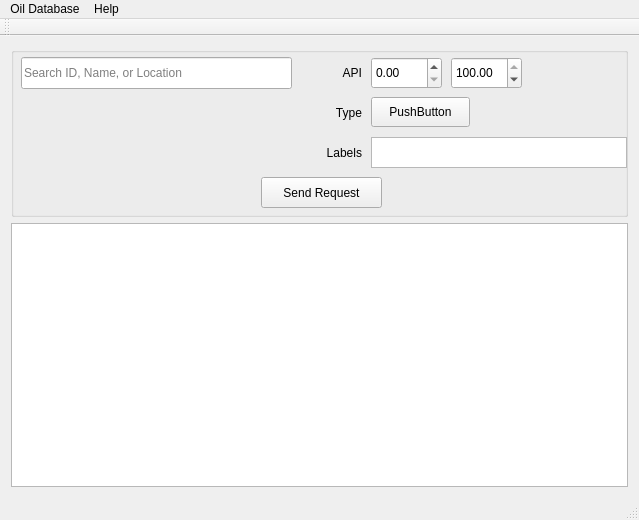
<?xml version="1.0" encoding="UTF-8"?>
<ui version="4.0">
 <class>OilDatabaseMainWindow</class>
 <widget class="QMainWindow" name="OilDatabaseMainWindow">
  <property name="geometry">
   <rect>
    <x>0</x>
    <y>0</y>
    <width>639</width>
    <height>520</height>
   </rect>
  </property>
  <property name="windowTitle">
   <string>OilDatabaseMainWindow</string>
  </property>
  <widget class="QWidget" name="centralWidget">
   <layout class="QVBoxLayout" name="verticalLayout_2">
    <item>
     <layout class="QVBoxLayout" name="verticalLayout"/>
    </item>
    <item>
     <widget class="QGroupBox" name="querySelectionGroup">
      <property name="minimumSize">
       <size>
        <width>0</width>
        <height>170</height>
       </size>
      </property>
      <property name="title">
       <string/>
      </property>
      <widget class="QPushButton" name="requestButton">
       <property name="geometry">
        <rect>
         <x>250</x>
         <y>130</y>
         <width>121</width>
         <height>31</height>
        </rect>
       </property>
       <property name="sizePolicy">
        <sizepolicy hsizetype="Fixed" vsizetype="Fixed">
         <horstretch>0</horstretch>
         <verstretch>0</verstretch>
        </sizepolicy>
       </property>
       <property name="text">
        <string>Send Request</string>
       </property>
      </widget>
      <widget class="QLineEdit" name="queryText">
       <property name="geometry">
        <rect>
         <x>10</x>
         <y>10</y>
         <width>271</width>
         <height>32</height>
        </rect>
       </property>
       <property name="text">
        <string/>
       </property>
       <property name="placeholderText">
        <string>Search ID, Name, or Location</string>
       </property>
      </widget>
      <widget class="QLabel" name="labelAPI">
       <property name="geometry">
        <rect>
         <x>300</x>
         <y>10</y>
         <width>51</width>
         <height>31</height>
        </rect>
       </property>
       <property name="layoutDirection">
        <enum>Qt::LeftToRight</enum>
       </property>
       <property name="text">
        <string>API</string>
       </property>
       <property name="alignment">
        <set>Qt::AlignRight|Qt::AlignTrailing|Qt::AlignVCenter</set>
       </property>
      </widget>
      <widget class="QDoubleSpinBox" name="apiMinValue">
       <property name="geometry">
        <rect>
         <x>360</x>
         <y>10</y>
         <width>71</width>
         <height>32</height>
        </rect>
       </property>
       <property name="toolTip">
        <string>Minimum API value</string>
       </property>
       <property name="maximum">
        <double>100.000000000000000</double>
       </property>
      </widget>
      <widget class="QDoubleSpinBox" name="apiMaxValue">
       <property name="geometry">
        <rect>
         <x>440</x>
         <y>10</y>
         <width>71</width>
         <height>32</height>
        </rect>
       </property>
       <property name="toolTip">
        <string>Maximum API Value</string>
       </property>
       <property name="maximum">
        <double>100.000000000000000</double>
       </property>
       <property name="value">
        <double>100.000000000000000</double>
       </property>
      </widget>
      <widget class="QLabel" name="labelOilType">
       <property name="geometry">
        <rect>
         <x>300</x>
         <y>50</y>
         <width>51</width>
         <height>31</height>
        </rect>
       </property>
       <property name="text">
        <string>Type</string>
       </property>
       <property name="alignment">
        <set>Qt::AlignRight|Qt::AlignTrailing|Qt::AlignVCenter</set>
       </property>
      </widget>
      <widget class="QLabel" name="labelOilLabels">
       <property name="geometry">
        <rect>
         <x>300</x>
         <y>90</y>
         <width>51</width>
         <height>31</height>
        </rect>
       </property>
       <property name="text">
        <string>Labels</string>
       </property>
       <property name="alignment">
        <set>Qt::AlignRight|Qt::AlignTrailing|Qt::AlignVCenter</set>
       </property>
      </widget>
      <widget class="QListView" name="oilLabelListView">
       <property name="geometry">
        <rect>
         <x>360</x>
         <y>90</y>
         <width>256</width>
         <height>31</height>
        </rect>
       </property>
       <property name="toolTip">
        <string>Search only oils that are labelled with one of the selected labels</string>
       </property>
       <property name="selectionRectVisible">
        <bool>true</bool>
       </property>
      </widget>
      <widget class="QPushButton" name="productTypeButton">
       <property name="geometry">
        <rect>
         <x>360</x>
         <y>50</y>
         <width>99</width>
         <height>30</height>
        </rect>
       </property>
       <property name="text">
        <string>PushButton</string>
       </property>
      </widget>
     </widget>
    </item>
    <item>
     <widget class="QTableView" name="queryResultsView">
      <attribute name="verticalHeaderVisible">
       <bool>false</bool>
      </attribute>
     </widget>
    </item>
   </layout>
  </widget>
  <widget class="QMenuBar" name="menuBar">
   <property name="geometry">
    <rect>
     <x>0</x>
     <y>0</y>
     <width>639</width>
     <height>28</height>
    </rect>
   </property>
   <widget class="QMenu" name="menuOil_Database">
    <property name="title">
     <string>Oil Database</string>
    </property>
    <addaction name="actionConnect"/>
   </widget>
   <widget class="QMenu" name="menuHelp">
    <property name="title">
     <string>Help</string>
    </property>
    <addaction name="actionAbout"/>
    <addaction name="actionContact"/>
   </widget>
   <addaction name="menuOil_Database"/>
   <addaction name="menuHelp"/>
  </widget>
  <widget class="QToolBar" name="mainToolBar">
   <attribute name="toolBarArea">
    <enum>TopToolBarArea</enum>
   </attribute>
   <attribute name="toolBarBreak">
    <bool>false</bool>
   </attribute>
  </widget>
  <widget class="QStatusBar" name="statusBar"/>
  <action name="actionConnect">
   <property name="text">
    <string>Connect</string>
   </property>
  </action>
  <action name="actionAbout">
   <property name="text">
    <string>About</string>
   </property>
  </action>
  <action name="actionContact">
   <property name="text">
    <string>Contact</string>
   </property>
  </action>
 </widget>
 <layoutdefault spacing="6" margin="11"/>
 <resources/>
 <connections/>
</ui>
